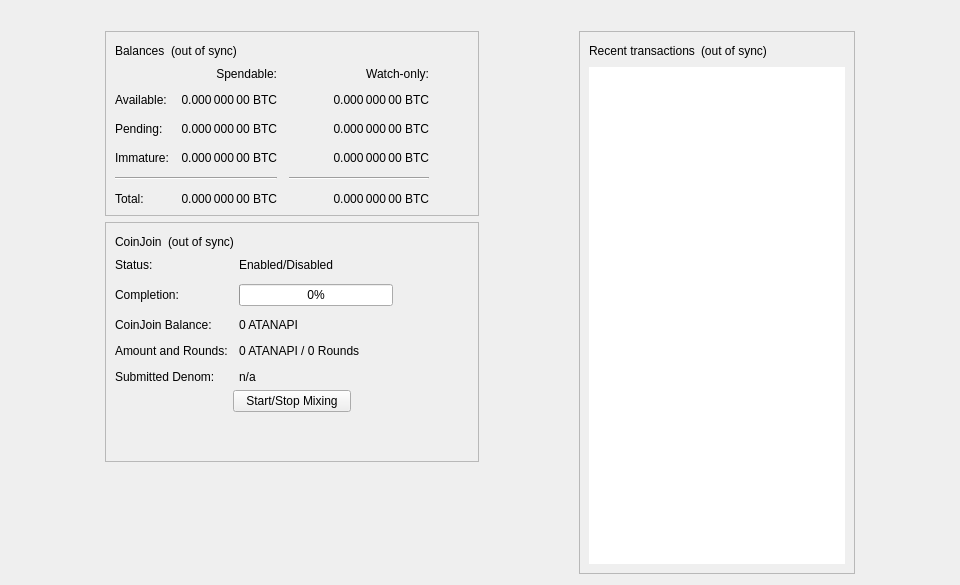
<?xml version="1.0" encoding="UTF-8"?>
<ui version="4.0">
 <class>OverviewPage</class>
 <widget class="QWidget" name="OverviewPage">
  <property name="geometry">
   <rect>
    <x>0</x>
    <y>0</y>
    <width>960</width>
    <height>585</height>
   </rect>
  </property>
  <property name="minimumSize">
   <size>
    <width>960</width>
    <height>0</height>
   </size>
  </property>
  <property name="windowTitle">
   <string>Form</string>
  </property>
  <layout class="QVBoxLayout" name="topLayout">
   <item>
    <widget class="QLabel" name="labelAlerts">
     <property name="visible">
      <bool>false</bool>
     </property>
     <property name="wordWrap">
      <bool>true</bool>
     </property>
     <property name="margin">
      <number>3</number>
     </property>
     <property name="textInteractionFlags">
      <set>Qt::TextSelectableByMouse</set>
     </property>
    </widget>
   </item>
   <item>
    <layout class="QHBoxLayout" name="horizontalLayout" stretch="1,0,1,0,1">
     <item>
      <spacer name="horizontalSpacerLeft">
       <property name="orientation">
        <enum>Qt::Horizontal</enum>
       </property>
       <property name="sizeType">
        <enum>QSizePolicy::Preferred</enum>
       </property>
       <property name="sizeHint" stdset="0">
        <size>
         <width>10</width>
         <height>20</height>
        </size>
       </property>
      </spacer>
     </item>
     <item>
      <layout class="QVBoxLayout" name="verticalLayout_2">
       <item>
        <widget class="QFrame" name="frame">
         <property name="frameShape">
          <enum>QFrame::StyledPanel</enum>
         </property>
         <property name="frameShadow">
          <enum>QFrame::Raised</enum>
         </property>
         <layout class="QVBoxLayout" name="verticalLayout_4">
          <item>
           <layout class="QHBoxLayout" name="horizontalLayout_4">
            <item>
             <widget class="QLabel" name="label_5">
              <property name="text">
               <string>Balances</string>
              </property>
             </widget>
            </item>
            <item>
             <widget class="QLabel" name="labelWalletStatus">
              <property name="toolTip">
               <string>The displayed information may be out of date. Your wallet automatically synchronizes with the Atanapi network after a connection is established, but this process has not completed yet.</string>
              </property>
              <property name="text">
               <string notr="true">(out of sync)</string>
              </property>
              <property name="alignment">
               <set>Qt::AlignLeading|Qt::AlignLeft|Qt::AlignVCenter</set>
              </property>
             </widget>
            </item>
            <item>
             <spacer name="horizontalSpacer_3">
              <property name="orientation">
               <enum>Qt::Horizontal</enum>
              </property>
              <property name="sizeHint" stdset="0">
               <size>
                <width>40</width>
                <height>20</height>
               </size>
              </property>
             </spacer>
            </item>
           </layout>
          </item>
          <item>
           <layout class="QGridLayout" name="gridLayout">
            <property name="spacing">
             <number>12</number>
            </property>
            <item row="2" column="2">
             <widget class="QLabel" name="labelWatchPending">
              <property name="cursor">
               <cursorShape>IBeamCursor</cursorShape>
              </property>
              <property name="toolTip">
               <string>Unconfirmed transactions to watch-only addresses</string>
              </property>
              <property name="text">
               <string notr="true">0.000 000 00 BTC</string>
              </property>
              <property name="alignment">
               <set>Qt::AlignRight|Qt::AlignTrailing|Qt::AlignVCenter</set>
              </property>
              <property name="textInteractionFlags">
               <set>Qt::LinksAccessibleByMouse|Qt::TextSelectableByKeyboard|Qt::TextSelectableByMouse</set>
              </property>
             </widget>
            </item>
            <item row="2" column="1">
             <widget class="QLabel" name="labelUnconfirmed">
              <property name="cursor">
               <cursorShape>IBeamCursor</cursorShape>
              </property>
              <property name="toolTip">
               <string>Total of transactions that have yet to be confirmed, and do not yet count toward the spendable balance</string>
              </property>
              <property name="text">
               <string notr="true">0.000 000 00 BTC</string>
              </property>
              <property name="alignment">
               <set>Qt::AlignRight|Qt::AlignTrailing|Qt::AlignVCenter</set>
              </property>
              <property name="textInteractionFlags">
               <set>Qt::LinksAccessibleByMouse|Qt::TextSelectableByKeyboard|Qt::TextSelectableByMouse</set>
              </property>
             </widget>
            </item>
            <item row="3" column="2">
             <widget class="QLabel" name="labelWatchImmature">
              <property name="cursor">
               <cursorShape>IBeamCursor</cursorShape>
              </property>
              <property name="toolTip">
               <string>Mined balance in watch-only addresses that has not yet matured</string>
              </property>
              <property name="text">
               <string notr="true">0.000 000 00 BTC</string>
              </property>
              <property name="alignment">
               <set>Qt::AlignRight|Qt::AlignTrailing|Qt::AlignVCenter</set>
              </property>
              <property name="textInteractionFlags">
               <set>Qt::LinksAccessibleByMouse|Qt::TextSelectableByKeyboard|Qt::TextSelectableByMouse</set>
              </property>
             </widget>
            </item>
            <item row="4" column="0" colspan="2">
             <widget class="Line" name="lineSpendableBalance">
              <property name="orientation">
               <enum>Qt::Horizontal</enum>
              </property>
             </widget>
            </item>
            <item row="4" column="2">
             <widget class="Line" name="lineWatchBalance">
              <property name="sizePolicy">
               <sizepolicy hsizetype="Preferred" vsizetype="Fixed">
                <horstretch>0</horstretch>
                <verstretch>0</verstretch>
               </sizepolicy>
              </property>
              <property name="minimumSize">
               <size>
                <width>140</width>
                <height>0</height>
               </size>
              </property>
              <property name="orientation">
               <enum>Qt::Horizontal</enum>
              </property>
             </widget>
            </item>
            <item row="5" column="0">
             <widget class="QLabel" name="labelTotalText">
              <property name="text">
               <string>Total:</string>
              </property>
             </widget>
            </item>
            <item row="3" column="1">
             <widget class="QLabel" name="labelImmature">
              <property name="cursor">
               <cursorShape>IBeamCursor</cursorShape>
              </property>
              <property name="toolTip">
               <string>Mined balance that has not yet matured</string>
              </property>
              <property name="text">
               <string notr="true">0.000 000 00 BTC</string>
              </property>
              <property name="alignment">
               <set>Qt::AlignRight|Qt::AlignTrailing|Qt::AlignVCenter</set>
              </property>
              <property name="textInteractionFlags">
               <set>Qt::LinksAccessibleByMouse|Qt::TextSelectableByKeyboard|Qt::TextSelectableByMouse</set>
              </property>
             </widget>
            </item>
            <item row="2" column="3">
             <spacer name="horizontalSpacer_2">
              <property name="orientation">
               <enum>Qt::Horizontal</enum>
              </property>
              <property name="sizeHint" stdset="0">
               <size>
                <width>40</width>
                <height>20</height>
               </size>
              </property>
             </spacer>
            </item>
            <item row="3" column="0">
             <widget class="QLabel" name="labelImmatureText">
              <property name="text">
               <string>Immature:</string>
              </property>
             </widget>
            </item>
            <item row="5" column="1">
             <widget class="QLabel" name="labelTotal">
              <property name="cursor">
               <cursorShape>IBeamCursor</cursorShape>
              </property>
              <property name="toolTip">
               <string>Your current total balance</string>
              </property>
              <property name="text">
               <string notr="true">0.000 000 00 BTC</string>
              </property>
              <property name="alignment">
               <set>Qt::AlignRight|Qt::AlignTrailing|Qt::AlignVCenter</set>
              </property>
              <property name="textInteractionFlags">
               <set>Qt::LinksAccessibleByMouse|Qt::TextSelectableByKeyboard|Qt::TextSelectableByMouse</set>
              </property>
             </widget>
            </item>
            <item row="5" column="2">
             <widget class="QLabel" name="labelWatchTotal">
              <property name="cursor">
               <cursorShape>IBeamCursor</cursorShape>
              </property>
              <property name="toolTip">
               <string>Current total balance in watch-only addresses</string>
              </property>
              <property name="text">
               <string notr="true">0.000 000 00 BTC</string>
              </property>
              <property name="alignment">
               <set>Qt::AlignRight|Qt::AlignTrailing|Qt::AlignVCenter</set>
              </property>
              <property name="textInteractionFlags">
               <set>Qt::LinksAccessibleByMouse|Qt::TextSelectableByKeyboard|Qt::TextSelectableByMouse</set>
              </property>
             </widget>
            </item>
            <item row="0" column="2">
             <widget class="QLabel" name="labelWatchonly">
              <property name="text">
               <string>Watch-only:</string>
              </property>
              <property name="alignment">
               <set>Qt::AlignRight|Qt::AlignTrailing|Qt::AlignVCenter</set>
              </property>
             </widget>
            </item>
            <item row="1" column="0">
             <widget class="QLabel" name="labelBalanceText">
              <property name="text">
               <string>Available:</string>
              </property>
             </widget>
            </item>
            <item row="1" column="1">
             <widget class="QLabel" name="labelBalance">
              <property name="cursor">
               <cursorShape>IBeamCursor</cursorShape>
              </property>
              <property name="toolTip">
               <string>Your current spendable balance</string>
              </property>
              <property name="text">
               <string notr="true">0.000 000 00 BTC</string>
              </property>
              <property name="alignment">
               <set>Qt::AlignRight|Qt::AlignTrailing|Qt::AlignVCenter</set>
              </property>
              <property name="textInteractionFlags">
               <set>Qt::LinksAccessibleByMouse|Qt::TextSelectableByKeyboard|Qt::TextSelectableByMouse</set>
              </property>
             </widget>
            </item>
            <item row="1" column="2">
             <widget class="QLabel" name="labelWatchAvailable">
              <property name="cursor">
               <cursorShape>IBeamCursor</cursorShape>
              </property>
              <property name="toolTip">
               <string>Your current balance in watch-only addresses</string>
              </property>
              <property name="text">
               <string notr="true">0.000 000 00 BTC</string>
              </property>
              <property name="alignment">
               <set>Qt::AlignRight|Qt::AlignTrailing|Qt::AlignVCenter</set>
              </property>
              <property name="textInteractionFlags">
               <set>Qt::LinksAccessibleByMouse|Qt::TextSelectableByKeyboard|Qt::TextSelectableByMouse</set>
              </property>
             </widget>
            </item>
            <item row="2" column="0">
             <widget class="QLabel" name="labelPendingText">
              <property name="text">
               <string>Pending:</string>
              </property>
             </widget>
            </item>
            <item row="0" column="1">
             <widget class="QLabel" name="labelSpendable">
              <property name="text">
               <string>Spendable:</string>
              </property>
              <property name="alignment">
               <set>Qt::AlignRight|Qt::AlignTrailing|Qt::AlignVCenter</set>
              </property>
             </widget>
            </item>
           </layout>
          </item>
         </layout>
        </widget>
       </item>
       <item>
        <widget class="QFrame" name="frameCoinJoin">
         <property name="layoutDirection">
          <enum>Qt::LeftToRight</enum>
         </property>
         <property name="frameShape">
          <enum>QFrame::StyledPanel</enum>
         </property>
         <property name="frameShadow">
          <enum>QFrame::Raised</enum>
         </property>
         <layout class="QVBoxLayout" name="VerticalLayout_PS1">
          <item>
           <layout class="QHBoxLayout" name="horizontalLayout_5">
            <item>
             <widget class="QLabel" name="labelCoinJoinHeader">
              <property name="text">
               <string notr="true">CoinJoin</string>
              </property>
             </widget>
            </item>
            <item>
             <widget class="QLabel" name="labelCoinJoinSyncStatus">
              <property name="toolTip">
               <string>The displayed information may be out of date. Your wallet automatically synchronizes with the Atanapi network after a connection is established, but this process has not completed yet.</string>
              </property>
              <property name="text">
               <string notr="true">(out of sync)</string>
              </property>
              <property name="alignment">
               <set>Qt::AlignLeading|Qt::AlignLeft|Qt::AlignVCenter</set>
              </property>
             </widget>
            </item>
            <item>
             <spacer name="horizontalSpacer_4">
              <property name="orientation">
               <enum>Qt::Horizontal</enum>
              </property>
              <property name="sizeHint" stdset="0">
               <size>
                <width>40</width>
                <height>20</height>
               </size>
              </property>
             </spacer>
            </item>
           </layout>
          </item>
          <item>
           <layout class="QFormLayout" name="coinJoinFormLayout">
            <property name="fieldGrowthPolicy">
             <enum>QFormLayout::AllNonFixedFieldsGrow</enum>
            </property>
            <property name="horizontalSpacing">
             <number>11</number>
            </property>
            <property name="verticalSpacing">
             <number>12</number>
            </property>
            <item row="0" column="0">
             <widget class="QLabel" name="labelCoinJoinEnabledText">
              <property name="text">
               <string>Status:</string>
              </property>
             </widget>
            </item>
            <item row="0" column="1">
             <widget class="QLabel" name="labelCoinJoinEnabled">
              <property name="text">
               <string>Enabled/Disabled</string>
              </property>
             </widget>
            </item>
            <item row="1" column="0">
             <widget class="QLabel" name="labelCompletitionText">
              <property name="text">
               <string>Completion:</string>
              </property>
             </widget>
            </item>
            <item row="1" column="1">
             <widget class="QProgressBar" name="coinJoinProgress">
              <property name="maximumSize">
               <size>
                <width>154</width>
                <height>16777215</height>
               </size>
              </property>
              <property name="value">
               <number>0</number>
              </property>
             </widget>
            </item>
            <item row="2" column="0">
             <widget class="QLabel" name="labelAnonymizedText">
              <property name="text">
               <string notr="true">CoinJoin Balance:</string>
              </property>
             </widget>
            </item>
            <item row="2" column="1">
             <widget class="QLabel" name="labelAnonymized">
              <property name="text">
               <string notr="true">0 ATANAPI</string>
              </property>
             </widget>
            </item>
            <item row="3" column="0">
             <widget class="QLabel" name="labelAmountAndRoundsText">
              <property name="text">
               <string>Amount and Rounds:</string>
              </property>
             </widget>
            </item>
            <item row="3" column="1">
             <widget class="QLabel" name="labelAmountRounds">
              <property name="text">
               <string>0 ATANAPI / 0 Rounds</string>
              </property>
             </widget>
            </item>
            <item row="4" column="0">
             <widget class="QLabel" name="labelSubmittedDenomText">
              <property name="text">
               <string>Submitted Denom:</string>
              </property>
             </widget>
            </item>
            <item row="4" column="1">
             <widget class="QLabel" name="labelSubmittedDenom">
              <property name="toolTip">
               <string>The denominations you submitted to the Smartnode.&lt;br&gt;To mix, other users must submit the exact same denominations.</string>
              </property>
              <property name="text">
               <string>n/a</string>
              </property>
              <property name="wordWrap">
               <bool>true</bool>
              </property>
             </widget>
            </item>
           </layout>
          </item>
          <item>
           <layout class="QVBoxLayout" name="VerticalLayout_PS">
            <item>
             <layout class="QHBoxLayout" name="horizontalLayout_3">
              <property name="topMargin">
               <number>0</number>
              </property>
              <item>
               <spacer name="horizontalSpacer_5">
                <property name="orientation">
                 <enum>Qt::Horizontal</enum>
                </property>
                <property name="sizeHint" stdset="0">
                 <size>
                  <width>40</width>
                  <height>20</height>
                 </size>
                </property>
               </spacer>
              </item>
              <item>
               <widget class="QPushButton" name="toggleCoinJoin">
                <property name="sizePolicy">
                 <sizepolicy hsizetype="MinimumExpanding" vsizetype="Fixed">
                  <horstretch>0</horstretch>
                  <verstretch>0</verstretch>
                 </sizepolicy>
                </property>
                <property name="text">
                 <string>Start/Stop Mixing</string>
                </property>
               </widget>
              </item>
              <item>
               <spacer name="horizontalSpacer_6">
                <property name="orientation">
                 <enum>Qt::Horizontal</enum>
                </property>
                <property name="sizeHint" stdset="0">
                 <size>
                  <width>40</width>
                  <height>20</height>
                 </size>
                </property>
               </spacer>
              </item>
             </layout>
            </item>
            <item>
             <spacer name="verticalSpacer_3">
              <property name="orientation">
               <enum>Qt::Vertical</enum>
              </property>
              <property name="sizeHint" stdset="0">
               <size>
                <width>20</width>
                <height>40</height>
               </size>
              </property>
             </spacer>
            </item>
           </layout>
          </item>
         </layout>
        </widget>
       </item>
       <item>
        <spacer name="verticalSpacer">
         <property name="orientation">
          <enum>Qt::Vertical</enum>
         </property>
         <property name="sizeHint" stdset="0">
          <size>
           <width>20</width>
           <height>40</height>
          </size>
         </property>
        </spacer>
       </item>
      </layout>
     </item>
     <item>
      <spacer name="horizontalSpacerCenter">
       <property name="orientation">
        <enum>Qt::Horizontal</enum>
       </property>
       <property name="sizeHint" stdset="0">
        <size>
         <width>10</width>
         <height>20</height>
        </size>
       </property>
      </spacer>
     </item>
     <item>
      <layout class="QVBoxLayout" name="verticalLayout_3">
       <item>
        <widget class="QFrame" name="frame_2">
         <property name="frameShape">
          <enum>QFrame::StyledPanel</enum>
         </property>
         <property name="frameShadow">
          <enum>QFrame::Raised</enum>
         </property>
         <layout class="QVBoxLayout" name="verticalLayout">
          <item>
           <layout class="QHBoxLayout" name="horizontalLayout_2">
            <item>
             <widget class="QLabel" name="label_4">
              <property name="text">
               <string>Recent transactions</string>
              </property>
             </widget>
            </item>
            <item>
             <widget class="QLabel" name="labelTransactionsStatus">
              <property name="toolTip">
               <string>The displayed information may be out of date. Your wallet automatically synchronizes with the Atanapi network after a connection is established, but this process has not completed yet.</string>
              </property>
              <property name="text">
               <string notr="true">(out of sync)</string>
              </property>
              <property name="alignment">
               <set>Qt::AlignLeading|Qt::AlignLeft|Qt::AlignVCenter</set>
              </property>
             </widget>
            </item>
            <item>
             <spacer name="horizontalSpacer">
              <property name="orientation">
               <enum>Qt::Horizontal</enum>
              </property>
              <property name="sizeHint" stdset="0">
               <size>
                <width>40</width>
                <height>20</height>
               </size>
              </property>
             </spacer>
            </item>
           </layout>
          </item>
          <item>
           <widget class="QListView" name="listTransactions">
            <property name="frameShape">
             <enum>QFrame::NoFrame</enum>
            </property>
            <property name="verticalScrollBarPolicy">
             <enum>Qt::ScrollBarAlwaysOff</enum>
            </property>
            <property name="horizontalScrollBarPolicy">
             <enum>Qt::ScrollBarAlwaysOff</enum>
            </property>
            <property name="selectionMode">
             <enum>QAbstractItemView::NoSelection</enum>
            </property>
           </widget>
          </item>
         </layout>
        </widget>
       </item>
      </layout>
     </item>
     <item>
      <spacer name="horizontalSpacerRight">
       <property name="orientation">
        <enum>Qt::Horizontal</enum>
       </property>
       <property name="sizeType">
        <enum>QSizePolicy::Preferred</enum>
       </property>
       <property name="sizeHint" stdset="0">
        <size>
         <width>10</width>
         <height>20</height>
        </size>
       </property>
      </spacer>
     </item>
    </layout>
   </item>
  </layout>
 </widget>
 <resources/>
 <connections/>
</ui>
